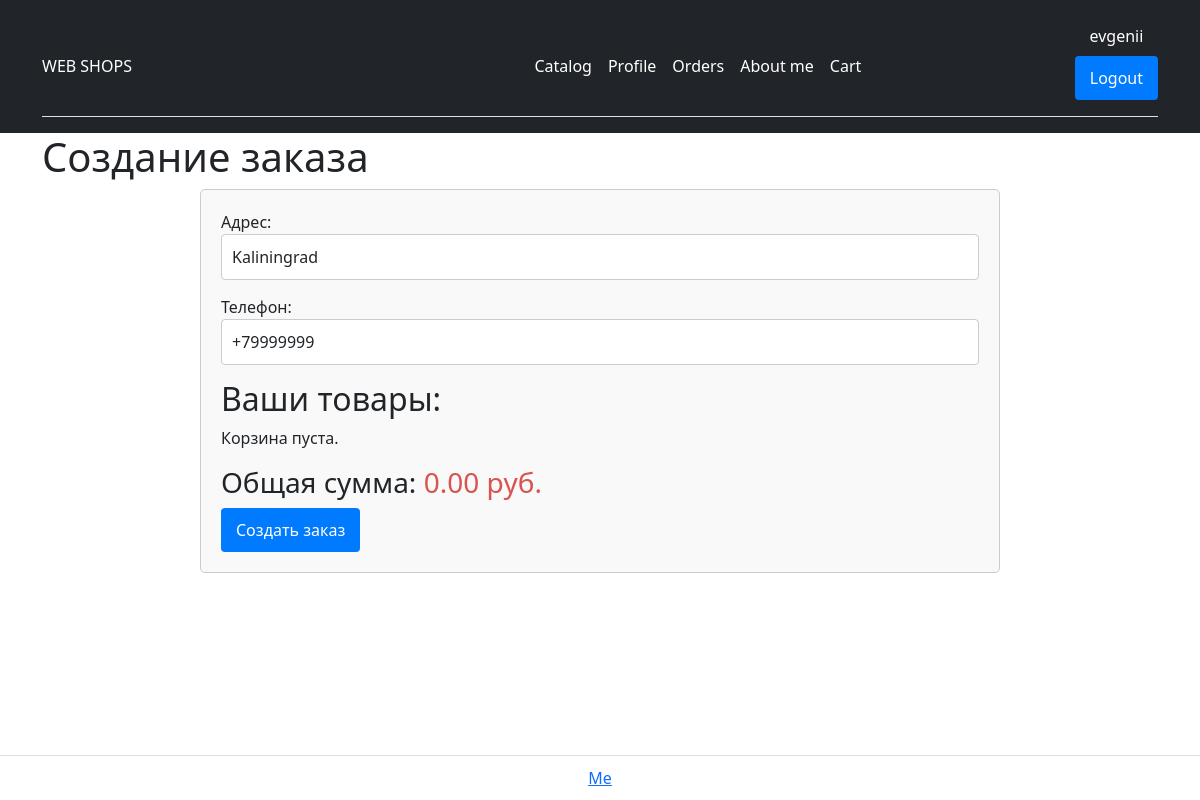
Page /orders/create/ (signed in) on the committed database.
### users/models.py (models this page shows, shortened)
class User(AbstractUser):
    phone = models.CharField(max_length=15, blank=True, null=True)  # Добавляем поле для телефона
    address = models.CharField(max_length=255, blank=True, null=True)  # Добавляем поле для адреса

### orders/views.py (the view, shortened to what this page needs)
# urls.py: path('create/', views.CreateOrderView.as_view(), name='orders_create'),
class CreateOrderView(CheckLoginMixin, View):
    template_name = 'orders/order_create.html'
    def get(self, request):
        cart = get_cart(request)
        tovars = []
        total_amount = 0
        for tovar_id, quantity in cart.items():
            tovar = get_object_or_404(Tovars, id=tovar_id)
            tovars.append((tovar, quantity))
            total_amount += tovar.price * quantity
        address = request.user.address
        phone = request.user.phone
        return render(request, self.template_name, {
            'tovars': tovars,
            'address': address,
            'phone': phone,
            'cart': cart,
            'total_amount': total_amount
        })

### webshop/mixins.py (called while the page is built)
def get_cart(request):
    return request.session.get('cart', {})

    def dispatch(self, request, *args, **kwargs):
        if not request.user.is_authenticated:
            message = _("You are not logged in! Please log in.")
            messages.error(request, message)
            return redirect('login')
        return super().dispatch(request, *args, **kwargs)

### templates/orders/order_create.html (shortened to what this page needs)
{% extends "base.html" %}
{% block content %}
<head>
</head>
<h1>Создание заказа</h1>
<form method="post" class="order-form">
    <div class="form-group">
        <label for="address">Адрес:</label>
        <input type="text" name="address" id="address" value="{{ address|default:'' }}" required class="form-control">
    </div>
    <div class="form-group">
        <label for="phone">Телефон:</label>
        <input type="text" name="phone" id="phone" value="{{ phone|default:'' }}" required class="form-control">
    </div>
    <h2>Ваши товары:</h2>
    <ul class="product-list">
        {% if tovars %}
            {% for tovar, quantity in tovars %}
                <li class="product-item">
                    <img src="{{ tovar.image.url }}" alt="{{ tovar.name }}" class="img-fluid" style="max-height: 50px; width: auto; object-fit: cover;">
                    <a href="{% url 'tovars_detail' tovar.pk %}" class="fw-bold">{{ tovar.name }}</a> - Количество: {{ quantity }},
                    Цена за единицу: <span class="price">{{ tovar.price }} руб.</span>
                </li>
            {% endfor %}
        {% else %}
            <li>Корзина пуста.</li>
        {% endif %}
    </ul>
    <h3>Общая сумма: <span class="total-amount">{{ total_amount|floatformat:2 }} руб.</span></h3>
    <button type="submit" class="btn">Создать заказ</button>
</form>
{% endblock %}

### templates/base.html (shortened to what this page needs)
{% load i18n %}
{% load django_bootstrap5 %}
{% load static %}
<html lang="en">
<head>
    {% bootstrap_css %}
</head>
<body class="d-flex flex-column min-vh-100" text="Вход">
    <header class="p-3 text-bg-dark">
        <div class="container">
            <div class="d-flex flex-wrap align-items-center justify-content-center justify-content-md-between border-bottom">
                <a href="{% url 'index' %}" class="d-flex align-items-center col-md-3 mb-2 mb-md-0 text-white text-decoration-none">
                    {% trans "WEB SHOPS" %}
                </a>
                <nav class="ml-auto">
                    <ul class="nav nav-pills">
                        <li class="nav-item">
                            <a href="{% url 'index' %}" class="nav-link px-2 text-white">{% trans "Catalog" %}</a>
                        </li>
                        {% if user.is_authenticated %}
                            <li class="nav-item">
                                <a href="{% url "users_detail" user.pk %}" class="nav-link px-2 text-white">{% trans "Profile" %}</a>
                            </li>
                            <li class="nav-item">
                                <a href="{% url "orders_list" %}" class="nav-link px-2 text-white">{% trans "Orders" %}</a>
                            </li>
                        {% endif %}
                        <li class="nav-item">
                            <a href="{% url 'about' %}" class="nav-link px-2 text-white">{% trans "About me" %}</a>
                        </li>
                        <li class="nav-item">
                            <a href="{% url 'cart_detail'%}" class="nav-link px-2 text-white">{% trans "Cart" %}</a>
                        </li>
                    </ul>
                </nav>
                <div class="text-center mt-2">
                    {% if user.is_authenticated %}
                        <span class="d-block mb-2">{{ user.username }}</span>
                        <form action="{% url 'logout' %}" method="post">
                          <input class="btn btn-outline-light" type="submit" value="{% trans "Logout" %}">
                        </form>
                    {% else %}
                        <a href="{% url 'login' %}" class="btn btn-outline-light me-2">{% trans "Log-in" %}</a>
                        <a href="{% url 'users_create' %}" class="btn btn-warning">{% trans "Sign-up" %}</a>
                    {% endif %}
                </div>
            </div>
        </div>
    </header>
    <div class="container align-items-center wrapper flex-grow-1">
        {% block content %}
        {% endblock content %}
    </div>
</body>
{% include "footer.html"  %}
</html>

### templates/orders/order_create.html (style rules this page uses)
.order-form { max-width: 800px; margin: 0 auto; padding: 20px; border: 1px solid #ccc; border-radius: 5px; background-color: #f9f9f9; }
.form-group { margin-bottom: 15px; }
.form-control { width: 100%; padding: 10px; border: 1px solid #ccc; border-radius: 4px; }
.product-list { list-style-type: none; padding: 0; }
.total-amount { color: #d9534f; }
.btn { padding: 10px 15px; background-color: #007bff; color: white; border: none; border-radius: 4px; cursor: pointer; }

### rows in the picture
User: username "evgenii", address "Kaliningrad", phone "+79999999"

### other values in the picture
{{ total_amount|floatformat:2 }} "0.00"
